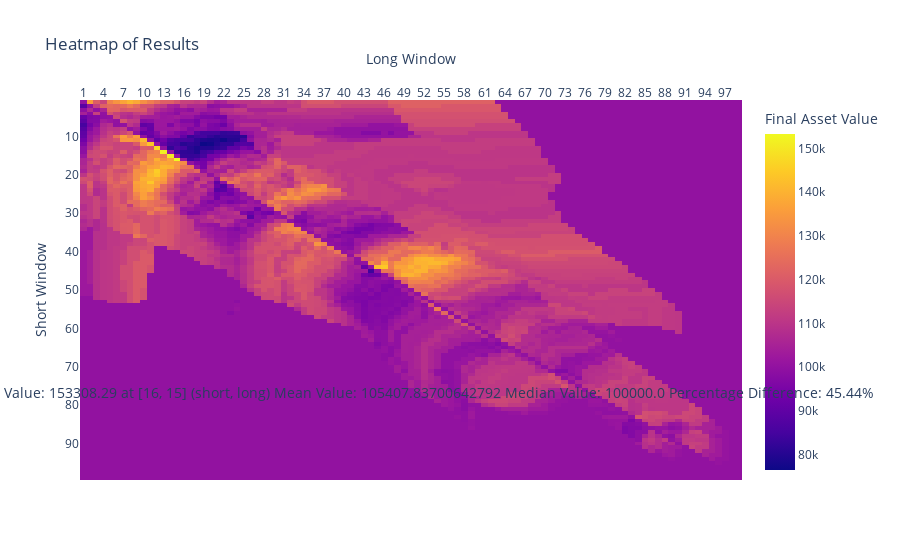

Here is the notebook cell this chart was saved with:
### Code cell
heatmap_visualizer(results_df)

### Figure 1 — Plotly figure (JSON) as saved in the notebook; plotly's stock layout.template omitted (floating-point values rounded to 4 significant figures; data arrays with more than 128 entries replaced by an {"elided": "..."} marker saying what was removed)
{"data": [{"coloraxis": "coloraxis", "hovertemplate": "Long Window: %{x}<br>Short Window: %{y}<br>Final Asset Value: %{z}<extra></extra>", "name": "0", "type": "heatmap", "x": ["1", "2", "3", "4", "5", "6", "7", "8", "9", "10", "11", "12", "13", "14", "15", "16", "17", "18", "19", "20", "21", "22", "23", "24", "25", "26", "27", "28", "29", "30", "31", "32", "33", "34", "35", "36", "37", "38", "39", "40", "41", "42", "43", "44", "45", "46", "47", "48", "49", "50", "51", "52", "53", "54", "55", "56", "57", "58", "59", "60", "61", "62", "63", "64", "65", "66", "67", "68", "69", "70", "71", "72", "73", "74", "75", "76", "77", "78", "79", "80", "81", "82", "83", "84", "85", "86", "87", "88", "89", "90", "91", "92", "93", "94", "95", "96", "97", "98", "99"], "xaxis": "x", "y": [1, 2, 3, 4, 5, 6, 7, 8, 9, 10, 11, 12, 13, 14, 15, 16, 17, 18, 19, 20, 21, 22, 23, 24, 25, 26, 27, 28, 29, 30, 31, 32, 33, 34, 35, 36, 37, 38, 39, 40, 41, 42, 43, 44, 45, 46, 47, 48, 49, 50, 51, 52, 53, 54, 55, 56, 57, 58, 59, 60, 61, 62, 63, 64, 65, 66, 67, 68, 69, 70, 71, 72, 73, 74, 75, 76, 77, 78, 79, 80, 81, 82, 83, 84, 85, 86, 87, 88, 89, 90, 91, 92, 93, 94, 95, 96, 97, 98, 99], "yaxis": "y", "z": {"elided": "99x99 float values"}}], "layout": {"annotations": [{"font": {"size": 14}, "showarrow": false, "text": "Highest Value: 153308.29 at [16, 15] (short, long)\nMean Value: 105407.83700642792\nMedian Value: 100000.0\nPercentage Difference: 45.44%", "x": 0.5, "xref": "paper", "y": 0.2, "yref": "paper"}], "coloraxis": {"colorbar": {"title": {"text": "Final Asset Value"}}, "colorscale": [[0, "#0d0887"], [0.1111, "#46039f"], [0.2222, "#7201a8"], [0.3333, "#9c179e"], [0.4444, "#bd3786"], [0.5556, "#d8576b"], [0.6667, "#ed7953"], [0.7778, "#fb9f3a"], [0.8889, "#fdca26"], [1, "#f0f921"]]}, "title": {"text": "Heatmap of Results"}, "xaxis": {"anchor": "y", "constrain": "domain", "domain": [0, 1], "scaleanchor": "y", "side": "top", "title": {"text": "Long Window"}}, "yaxis": {"anchor": "x", "autorange": "reversed", "constrain": "domain", "domain": [0, 1], "title": {"text": "Short Window"}}}}
